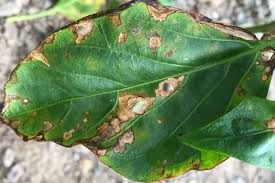
#> input picture examples/leaf_from_internet.jpg, 275 x 183 px
$ python -i prepare_dataset.py   (imports and definitions only)
#> lines starting #> are read from the running program, lines starting #| are printed output that depends on the picture; after the words box and inside, x2 and y2 are one past the last pixel; in counts of white or black regions, pixels touching at a corner belong together
#> further down, picture is the input picture: shape (183, 275, 3); mean B, G, R 96.6, 137.8, 112.6
"""Convert the PlantVillage dataset (Kaggle: emmarex/plantdisease) to YOLO format.

PlantVillage is a *classification* dataset (one leaf per image, sorted into
class folders, no bounding boxes). To fine-tune YOLOv8 for detection we
auto-generate one bounding box per image by segmenting the leaf from the
near-uniform studio background, then write YOLO-format labels.

This targets the 15-class subset (bell pepper, potato, tomato; ~20.6K images).
By default it reads a manual download at data/archive/PlantVillage/; pass
--download to fetch from Kaggle via kagglehub instead (needs
~/.kaggle/kaggle.json).

Output layout (consumed by data/data.yaml):

    data/plantvillage_yolo/
        images/{train,val,test}/*.jpg
        labels/{train,val,test}/*.txt

Usage:
    python prepare_dataset.py                  # full dataset, 70/20/10 split
    python prepare_dataset.py --limit 50       # 50 images/class smoke run
"""

import argparse
import random
import shutil
from pathlib import Path

import cv2
import numpy as np
import yaml
from tqdm import tqdm

KAGGLE_DATASET = "emmarex/plantdisease"
DEFAULT_SOURCE = Path("data/archive/PlantVillage")
SPLITS = {"train": 0.70, "val": 0.20, "test": 0.10}
SEED = 42

# PlantVillage folder name -> class id. Order matches data/data.yaml.
FOLDER_TO_ID = {
    "Pepper__bell___Bacterial_spot": 0,
    "Pepper__bell___healthy": 1,
    "Potato___Early_blight": 2,
    "Potato___healthy": 3,
    "Potato___Late_blight": 4,
    "Tomato_Bacterial_spot": 5,
    "Tomato_Early_blight": 6,
    "Tomato_healthy": 7,
    "Tomato_Late_blight": 8,
    "Tomato_Leaf_Mold": 9,
    "Tomato_Septoria_leaf_spot": 10,
    "Tomato_Spider_mites_Two_spotted_spider_mite": 11,
    "Tomato__Target_Spot": 12,
    "Tomato__Tomato_mosaic_virus": 13,
    "Tomato__Tomato_YellowLeaf__Curl_Virus": 14,
}


def leaf_bbox(image: np.ndarray) -> tuple[float, float, float, float]:
    """Segment the leaf and return a YOLO-normalized (cx, cy, w, h) box.

    PlantVillage backgrounds are flat gray/black, so Otsu thresholding on
    saturation separates the leaf cleanly in the vast majority of images.
    Falls back to a 96% full-image box when segmentation finds nothing
    plausible (e.g. very desiccated brown leaves on gray).
    """
    h, w = image.shape[:2]
#> h = 183; w = 275
    hsv = cv2.cvtColor(image, cv2.COLOR_BGR2HSV)
#> hsv: shape (183, 275, 3); mean H, S, V 47, 99.5, 141.2
    saturation = hsv[:, :, 1]
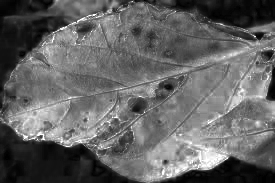
#> saturation: shape (183, 275); min 0, max 255, mean 99.5
    _, mask = cv2.threshold(saturation, 0, 255, cv2.THRESH_BINARY + cv2.THRESH_OTSU)
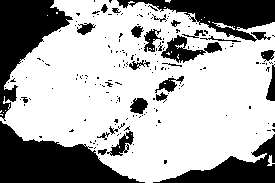
#> mask: shape (183, 275); 67.2% white; 186 black regions (160 under 20 px), largest, box (x1, y1, x2, y2) and area: (0, 121, 145, 183) 4609, (0, 0, 73, 121) 3635, (117, 0, 275, 42) 2983
    mask = cv2.morphologyEx(mask, cv2.MORPH_CLOSE, np.ones((7, 7), np.uint8))
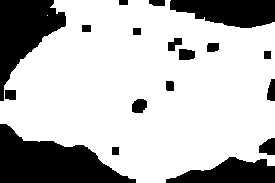
#> mask: shape (183, 275); 73.5% white; 18 black regions, largest, box (x1, y1, x2, y2) and area: (0, 124, 136, 183) 4559, (0, 0, 66, 101) 3312, (170, 0, 275, 28) 2233
    mask = cv2.morphologyEx(mask, cv2.MORPH_OPEN, np.ones((5, 5), np.uint8))
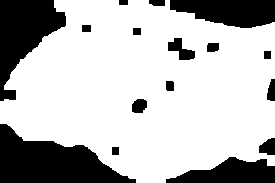
#> mask: shape (183, 275); 73.3% white; 16 black regions

    contours, _ = cv2.findContours(mask, cv2.RETR_EXTERNAL, cv2.CHAIN_APPROX_SIMPLE)
#> contours = 1 contour; box (x1, y1, x2, y2) and area: (0, 0, 275, 183) 37347
    if contours:
        x, y, bw, bh = cv2.boundingRect(np.vstack(contours))
#> x = 0; y = 0; bw = 275; bh = 183
        # Reject degenerate masks (tiny speck or sliver) — fall through to default.
        if bw * bh >= 0.05 * w * h and bw > 0.1 * w and bh > 0.1 * h:
            pad = 0.02  # slight padding so box edges don't clip the leaf
            x0 = max(0, x - pad * w)
#> x0 = 0
            y0 = max(0, y - pad * h)
#> y0 = 0
            x1 = min(w, x + bw + pad * w)
#> x1 = 275
            y1 = min(h, y + bh + pad * h)
#> y1 = 183
            return ((x0 + x1) / 2 / w, (y0 + y1) / 2 / h, (x1 - x0) / w, (y1 - y0) / h)

    return 0.5, 0.5, 0.96, 0.96


# [83 lines left out: functions download, main, not called in this run]


# [2 lines not run here, left out]

>>> import cv2
>>> picture = cv2.imread('examples/leaf_from_internet.jpg')
>>> result = leaf_bbox(picture)
#> result = (0.5, 0.5, 1, 1)
